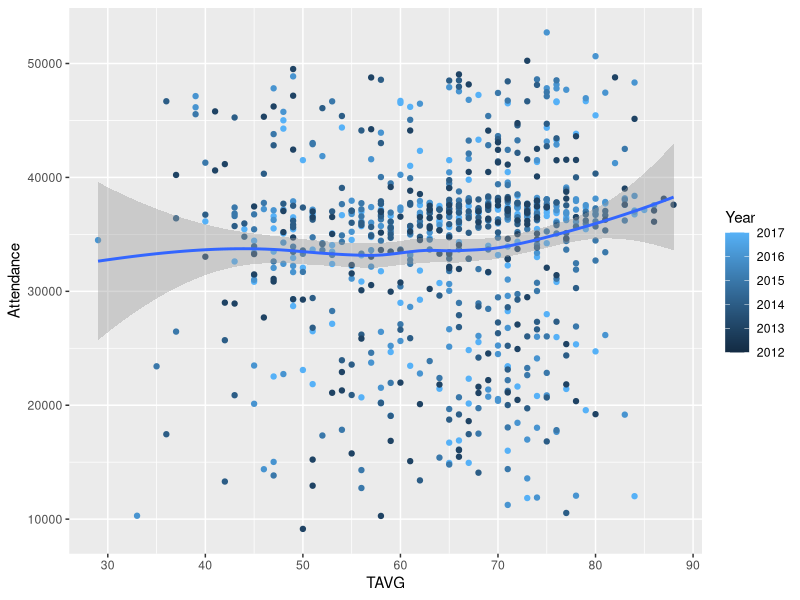
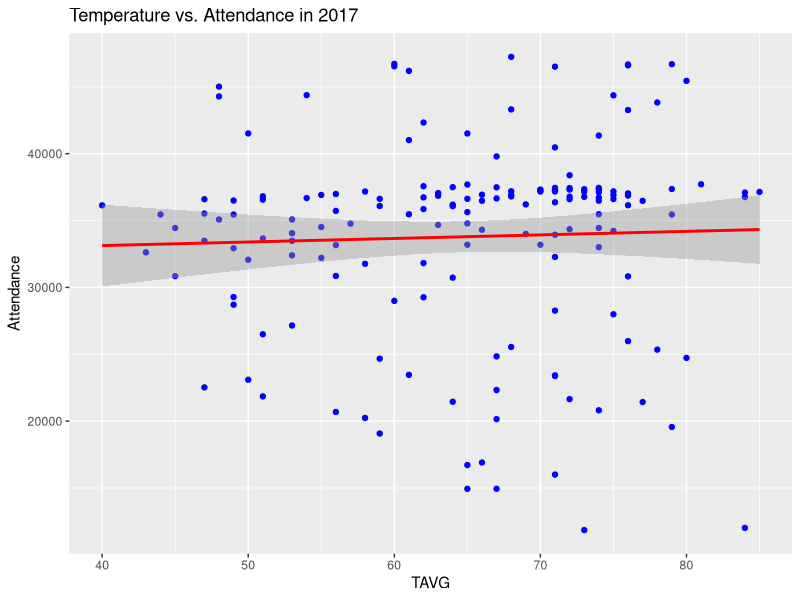
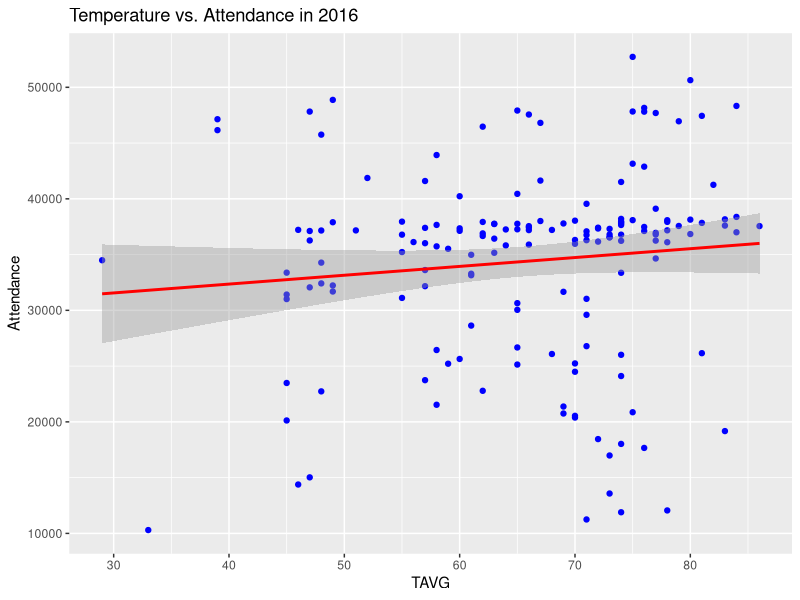
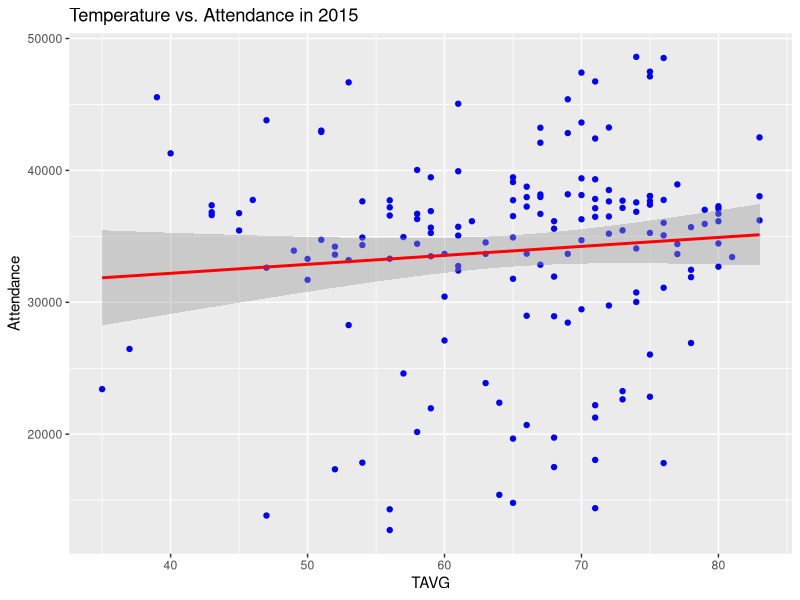
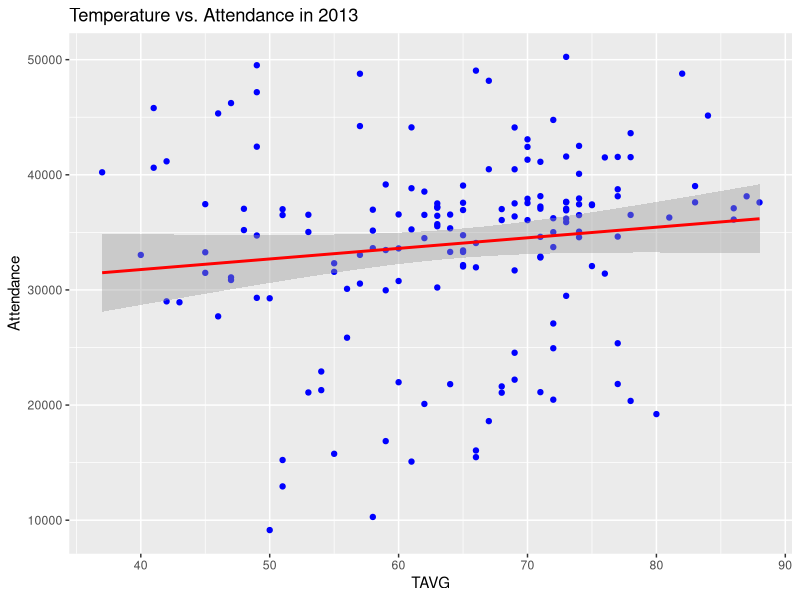
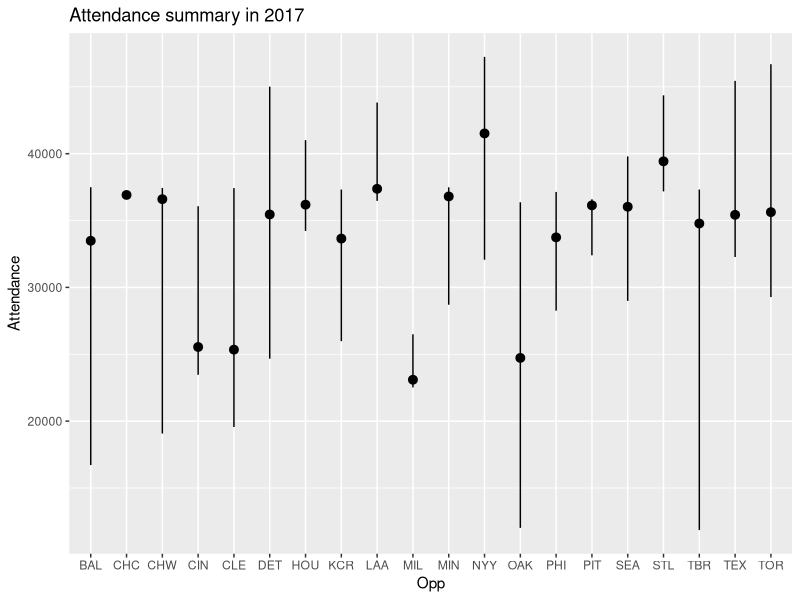
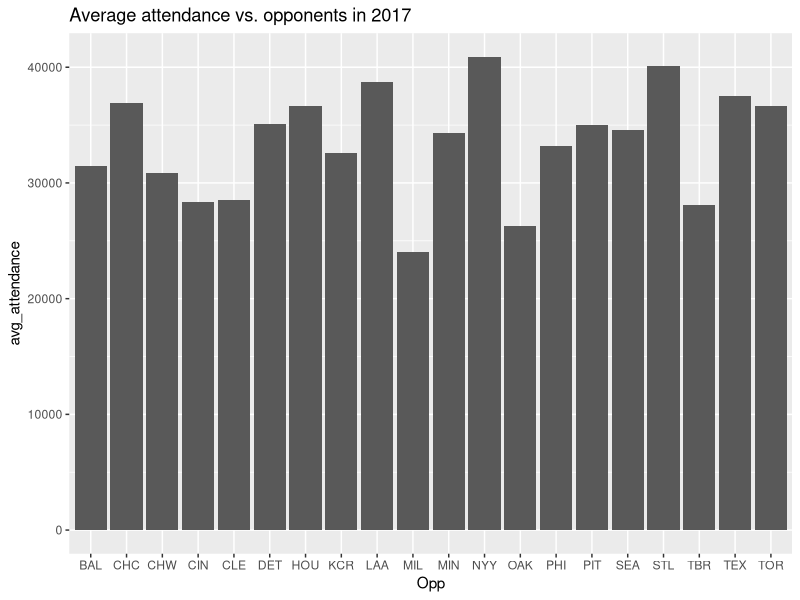
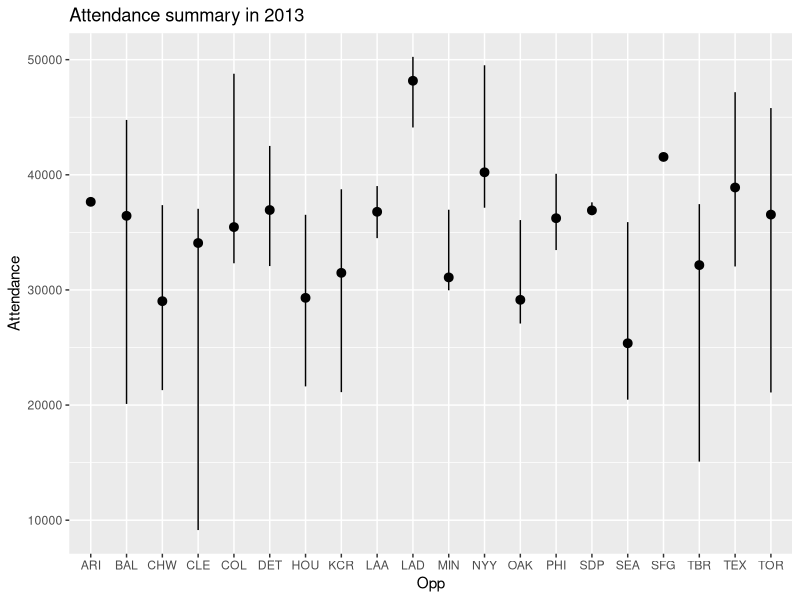

R code for these plots, in order:
## ---- chunk 1
knitr::opts_chunk$set(echo = TRUE)
## ---- chunk 2
baseball <- read.csv("baseball_weather.csv", header = T)
library(dplyr)
library(ggplot2)
library(knitr)
## ---- chunk 3
# Relationship between average temperature with attendance of 6 seasons
ggplot(baseball, mapping = aes(x = TAVG, y = Attendance)) +
  geom_point(mapping = aes(color = Year)) +
  geom_smooth()
## ---- chunk 4
# 2017 Season
baseball_2017 <- baseball %>% filter(Year == 2017)
# Relationship between average temperature with attendance of season 2017
ggplot(baseball_2017, aes(TAVG, Attendance)) + geom_point(color = "blue") + 
  geom_smooth(method = "lm", color = "red") + ggtitle("Temperature vs. Attendance in 2017")

# 2016 Season
baseball_2016 <- baseball %>% filter(Year == 2016)
# Relationship between average temperature with attendance of season 2016
ggplot(baseball_2016, aes(TAVG, Attendance)) + geom_point(color = "blue") + 
  geom_smooth(method = "lm", color = "red") + ggtitle("Temperature vs. Attendance in 2016")

# 2015 Season
baseball_2015 <- baseball %>% filter(Year == 2015)
# Relationship between average temperature with attendance of season 2015
ggplot(baseball_2015, aes(TAVG, Attendance)) + geom_point(color = "blue") + 
  geom_smooth(method = "lm", color = "red") + ggtitle("Temperature vs. Attendance in 2015")

# 2013 Season
baseball_2013 <- baseball %>% filter(Year == 2013)
# Relationship between average temperature with attendance of season 2013
ggplot(baseball_2013, aes(TAVG, Attendance)) + geom_point(color = "blue") + 
  geom_smooth(method = "lm", color = "red") + ggtitle("Temperature vs. Attendance in 2013")
## ---- chunk 5
# 2017
# Summary of attendance in seanson 2017 with different opponent.
ggplot(data = baseball_2017) + 
  stat_summary(mapping = aes(x = Opp, y = Attendance), fun.ymin = min, fun.ymax = max, fun.y = median) +
  ggtitle("Attendance summary in 2017")

# Group by different opponents and arrange the attendance from high to low
baseball_opp <- baseball_2017 %>% group_by(Opp) %>% summarise(avg_attendance = mean(Attendance))
baseball_opp <- arrange(baseball_opp, desc(avg_attendance))

ggplot(baseball_opp, aes(Opp, avg_attendance)) + 
  geom_bar(stat = "identity") +
  ggtitle("Average attendance vs. opponents in 2017")

kable(baseball_opp)

# Based on the summary plot and average attendance table with different opponents,
## ---- chunk 6
# 2013
# Summary of attendance in seanson 2013 with different opponent.
ggplot(data = baseball_2013) + 
  stat_summary(mapping = aes(x = Opp, y = Attendance), fun.ymin = min, fun.ymax = max, fun.y = median) +
  ggtitle("Attendance summary in 2013")

# Group by different opponents and arrange the attendance from high to low
baseball_opp <- baseball_2013 %>% group_by(Opp) %>% summarise(avg_attendance = mean(Attendance))
baseball_opp <- arrange(baseball_opp, desc(avg_attendance))

ggplot(baseball_opp, aes(Opp, avg_attendance)) + 
  geom_bar(stat = "identity") +
  ggtitle("Average attendance vs. opponents in 2013")

kable(baseball_opp)
## ---- chunk 7
# Summary of attendance in 6 seansons with different opponent.
ggplot(data = baseball) + 
  stat_summary(mapping = aes(x = Opp, y = Attendance), fun.ymin = min, fun.ymax = max, fun.y = median)

# Group by different opponents and arrange the attendance from high to low
baseball_opp <- baseball %>% group_by(Opp) %>% summarise(avg_attendance = mean(Attendance))
baseball_opp <- arrange(baseball_opp, desc(avg_attendance))

ggplot(baseball_opp, aes(Opp, avg_attendance)) +
  geom_bar(stat = "identity") + ggtitle("Average attendance vs. opponents in six seasons")

kable(baseball_opp)
## ---- chunk 8
baseball_dn <- baseball_2017 %>% group_by(D.N) %>% summarise(avg_attendance = mean(Attendance))
baseball_dn <- arrange(baseball_dn, desc(avg_attendance))
ggplot(baseball_dn, aes(D.N, avg_attendance)) +
  geom_bar(stat = "identity") + ggtitle("Day Attendance vs Night Attendance in 2017")
## ---- chunk 9
baseball_dn <- baseball_2016 %>% group_by(D.N) %>% summarise(avg_attendance = mean(Attendance))
baseball_dn <- arrange(baseball_dn, desc(avg_attendance))
ggplot(baseball_dn, aes(D.N, avg_attendance)) +
  geom_bar(stat = "identity") + ggtitle("Day Attendance vs Night Attendance in 2016")
## ---- chunk 10
baseball_dn <- baseball_2013 %>% group_by(D.N) %>% summarise(avg_attendance = mean(Attendance))
baseball_dn <- arrange(baseball_dn, desc(avg_attendance))
ggplot(baseball_dn, aes(D.N, avg_attendance)) +
  geom_bar(stat = "identity")  + ggtitle("Day Attendance vs Night Attendance in 2013")
